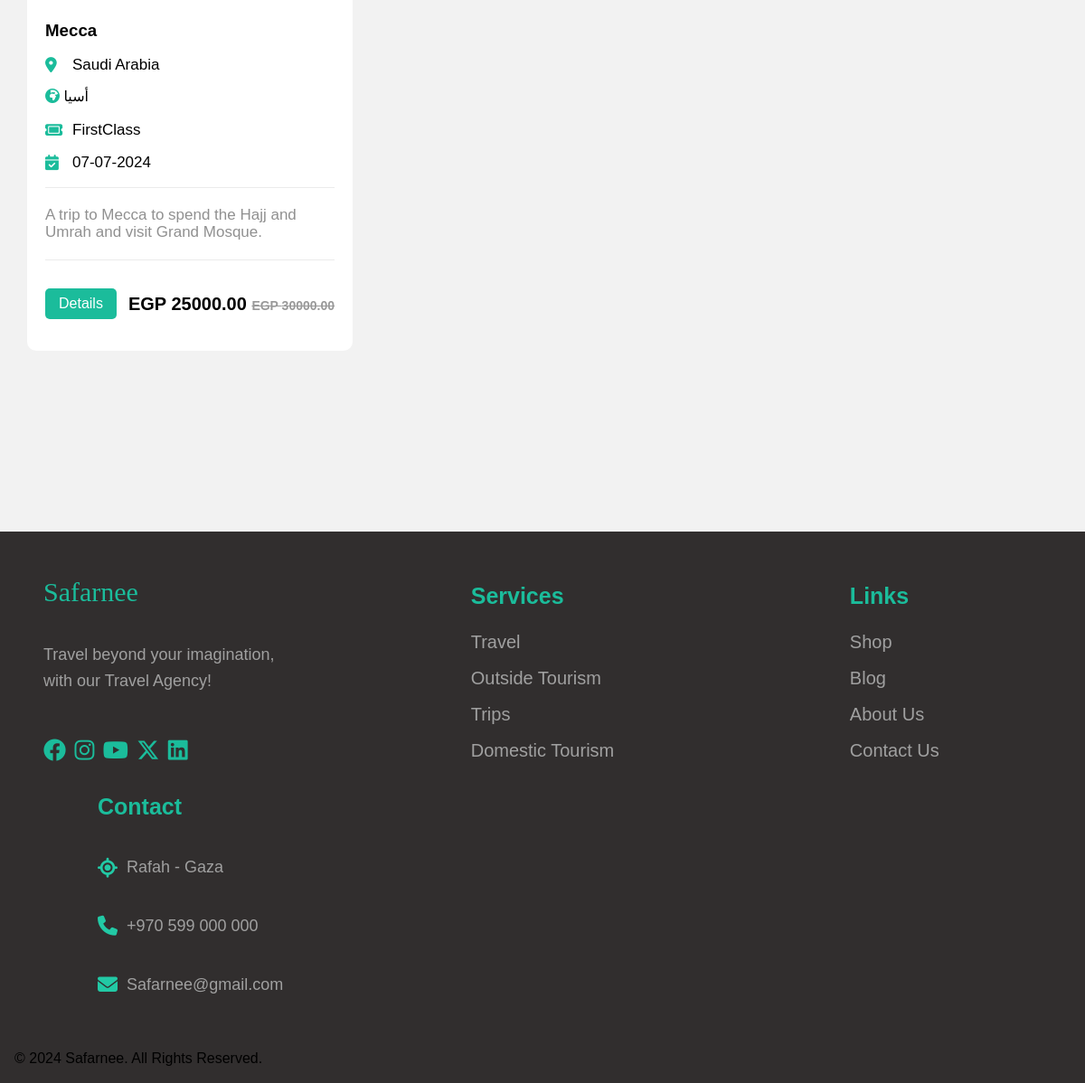
The page /shop (lower part) on the database as committed earlier.
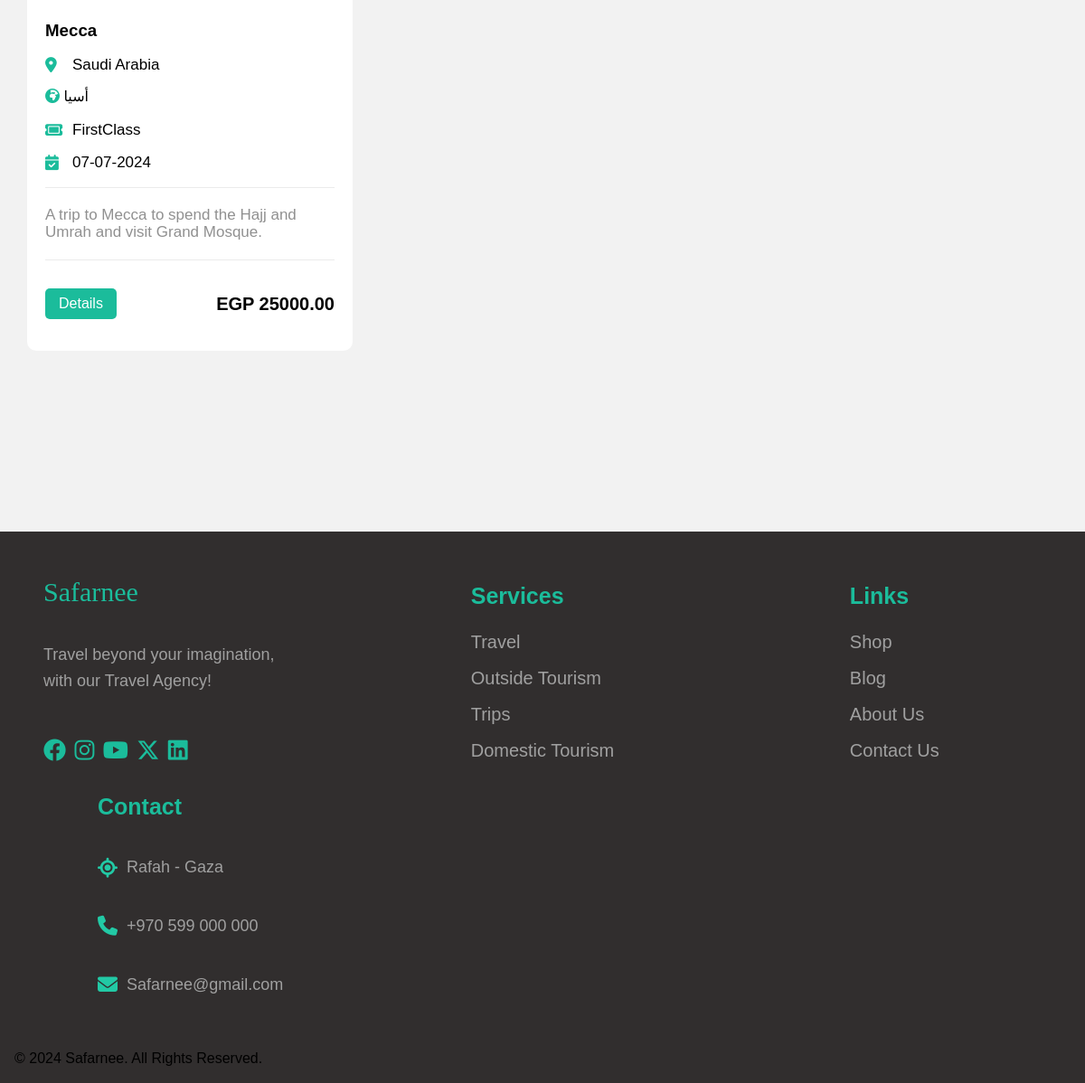
The same page on the database as committed later.
### home/models.py (models this page shows, shortened)
class Place(models.Model):
    city = models.CharField(max_length=30)
    continent = models.CharField(max_length=30,choices=continent)
    country = models.CharField(max_length=30)
    image = models.ImageField(upload_to=image_upload)
    description = models.TextField()
    price = models.DecimalField(max_digits=8, decimal_places=2)
    discount=models.DecimalField(max_digits=8, decimal_places=2,blank=True,null=True)
    period=models.CharField(max_length=30,choices=period)
    duration=models.IntegerField(null=True,blank=True)
    source=models.CharField( max_length=50,choices=source)
    date=models.DateField(auto_now=False, auto_now_add=False)
    flight_class=models.CharField(max_length=50,choices=flight_class)
    slug=models.SlugField(blank=True,null=True)

### shop/views.py (the view)
# urls.py: path('shop', include('shop.urls')),
def shop(request):
    if request.method == 'POST':
        selected_country = request.POST.get('destination')
        if selected_country:
            places = Place.objects.filter(country=selected_country)
        else:
            places = Place.objects.all()
    else:
        places = Place.objects.all()
    context = {
        'places': places
    }
    return render(request, 'shop.html', context)

### shop/templates/shop.html (shortened to what this page needs)
{% extends 'base.html' %}
{% load static %}
{% block add %}
<link rel="stylesheet" href="{% static 'CSS/shop.css' %}">
{% endblock add %}
{% block content %}
<div class="travel" id="travel" >
  <div class="container" >
    <div class="box">
      {% for place in places %}
          <div class="package box-1">
            <div class="text">
              <h3>{{place.city}}</h3>
               <p class="location">{{place.country}}</p>
               <p><i class="fa-solid fa-earth-africa" style="color: var(--main-color)"></i> {{place.continent}}</p>
               <p class="ticket" title="Ticket">{{place.flight_class}}</p>
               <p class="calendar" title="Take-off time">{{place.date|date:"d-m-Y"}}</p>
              <p class="description">
                {{place.description}}
              </p>
              <div class="price">
                <a href="{% url 'detail' slug=place.slug %}">
                <button class="btn">Details</button>
              </a>
              {% if place.discount %}
              <p>EGP {{place.price}} <span>EGP {{place.discount}}</span></p>
            {% else %}
            <p>EGP {{place.price}}</p>
            {% endif %}
              </div>
            </div>
          </div>
          {% endfor %}
    </div>
  </div>
</div>
{% endblock content %}

Rows that differ between the two databases and show on the page:
changed Place "Mecca": discount "30000.00" → (not shown)
